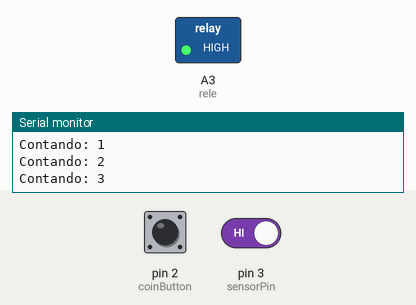
Recording of a sketch running on a simulated Arduino Uno, built with avr-gcc and run on an emulated ATmega328P. Shown: switched loads named in the sketch (green lamp = pin HIGH), the last lines printed to the serial monitor. The inputs (shaded band) are chosen by the test bench; at power-on: pin 3 (sensorPin) HIGH, pin 2 (coinButton) HIGH.

Above: at 4.8 s.
4.9 s: pin 3 (sensorPin) driven LOW
At 7.2 s:
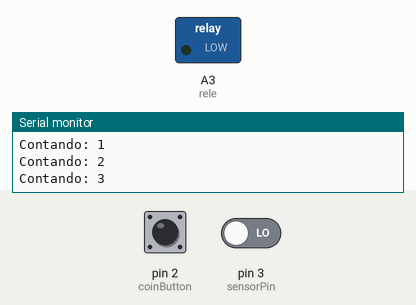
7.6 s: pin 3 (sensorPin) driven HIGH
At 8.4 s:
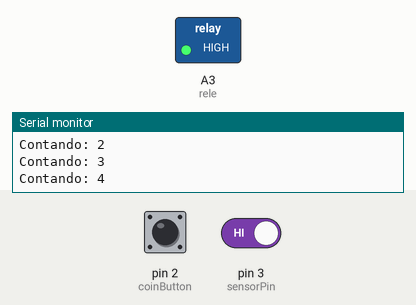
Timing chart, 0 to 10.6 s (numbered marks = the images above; inputs shaded):
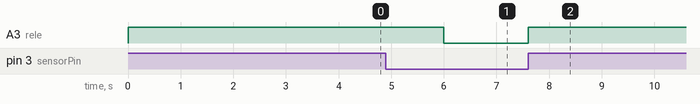

Measured:
- after the input at 4.9 s, A3 (rele): HIGH → LOW after 1.1 s
- after the input at 7.6 s, A3 (rele): LOW → HIGH at once

The sketch:

sketch_feb20a.ino
```cpp
const int coinButton = 2;
int coinState = 0;

int const sensorPin = 3;
int sensorState = 0;

#define rele A3

int count = 0;

void setup() {
  Serial.begin(9600);

  pinMode(coinButton, INPUT_PULLUP);
  pinMode(sensorPin, INPUT_PULLUP);
  pinMode(rele, OUTPUT);
  digitalWrite(rele, HIGH);
}

void loop() {
  coinState = digitalRead(coinButton);
  sensorState = digitalRead(sensorPin);


  if(sensorState == LOW)
  {
      digitalWrite(rele, LOW);
  }
  else
  {
      count++;
      Serial.print("Contando: ");
      Serial.println(count);
      digitalWrite(rele, HIGH);
      delay(2000);
  }
}
```
